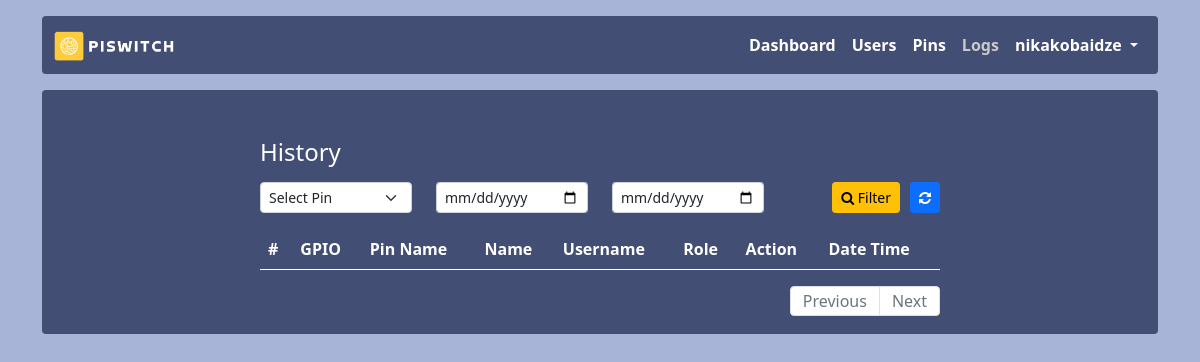
Page /logs (signed in) on the earlier database version.
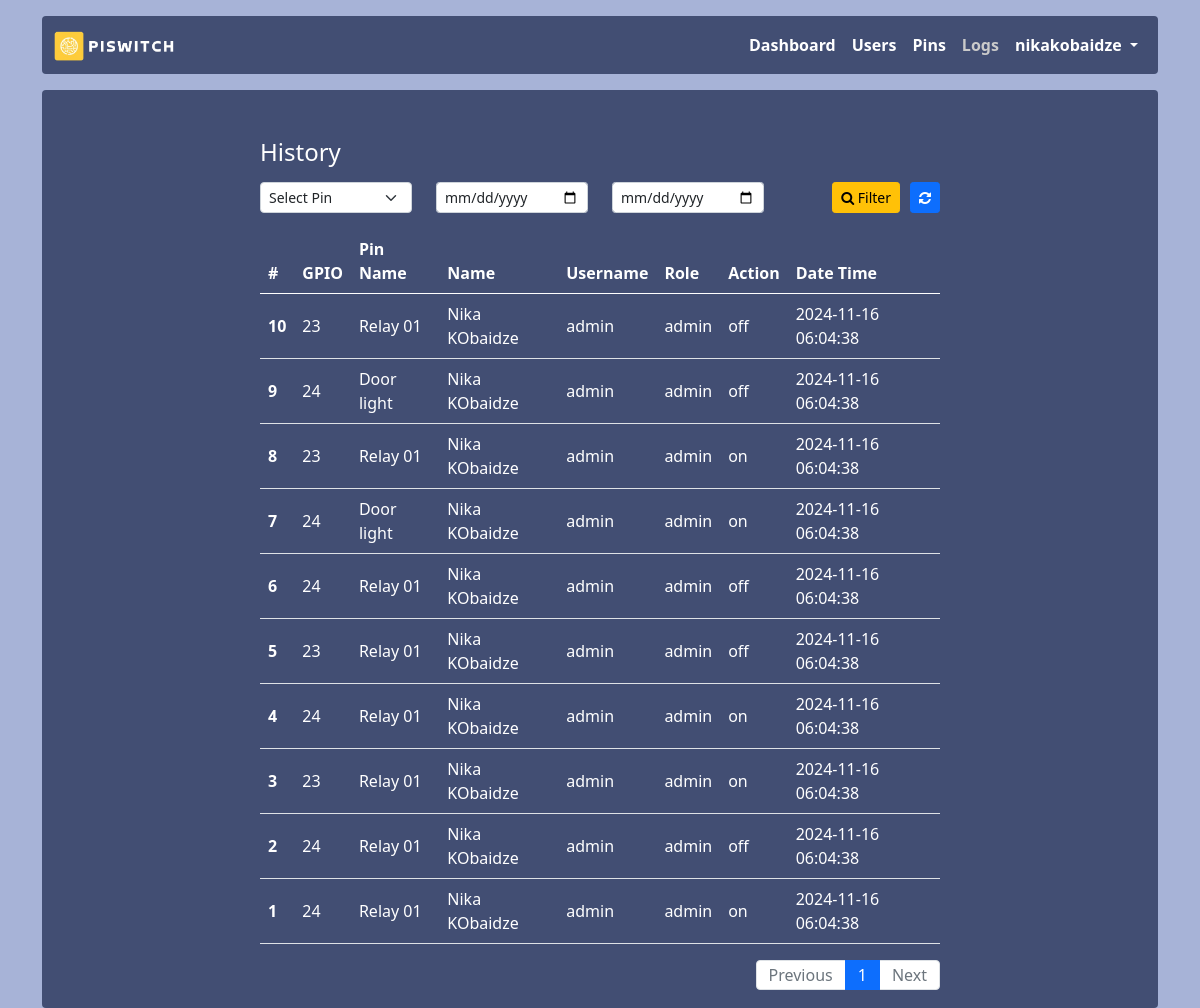
Same page on the later database version.
### app.py (models this page shows, shortened)
class Logs(db.Model):
    id = db.Column(db.Integer, primary_key = True)
    pin_number = db.Column(db.String(255))
    pin_name = db.Column(db.String(255))
    name = db.Column(db.String(255))
    username = db.Column(db.String(20))
    role = db.Column(db.String(20))
    action = db.Column(db.String(20))
    created_at = db.Column(db.DateTime, default=datetime.utcnow())

### app.py (the view)
@app.route('/logs')
@login_required
def logs():
    filter = {}
    page = request.args.get('page', 1, type=int)  # Get current page from request, default is 1
    per_page = 15  # Number of items per page
    date_from = request.args.get('date_from')
    filter['date_from'] = date_from
    date_to = request.args.get('date_to')
    filter['date_to'] = date_to
    gpio = request.args.get('gpio')
    logs = Logs.query
    if gpio:
        filter['gpio'] = int(gpio)
        logs = logs.filter_by(pin_number=gpio)
    if date_from and date_from != 'None':
        date_from = datetime.strptime(date_from, "%Y-%m-%d")
        logs = logs.filter(func.date(Logs.created_at) >= date_from)
    if date_to and date_to != 'None':
        date_to = datetime.strptime(date_to, "%Y-%m-%d")
        logs = logs.filter(func.date(Logs.created_at) <= date_to)
    logs = logs.order_by(Logs.id.desc()).paginate(page=page, per_page=per_page)
    pins = Pins.query.all()
    return render_template('logs/logs.html', logs=logs, pins=pins, filter=filter)

### app.py (called while the page is built)
def login_required(f):
    @wraps(f)
    def decorated_function(*args, **kwargs):
        if session.get("user_id") is None:
            return redirect("/login")
        return f(*args, **kwargs)
    return decorated_function

### templates/logs/logs.html (shortened to what this page needs)
{% extends 'layout.html' %}
{% block content %}
<h4 class="mb-3">History</h4>
<div class="col-md-12">
    <form action="{{url_for('logs')}}" method="get">
        <div class="row">
            <div class="col-sm-3">
                <select class="form-select form-select-sm" name="gpio" id="gpio">
                    <option value="">Select Pin</option>
                </select>
            </div>
            <div class="col-sm-3">
                <input type="date" name="date_from" class="form-control form-control-sm" id="date_from" value="{{ filter['date_from'] }}"  id="datepicker" width="276" />
            </div>
            <div class="col-sm-3">
                <input type="date" name="date_to" class="form-control form-control-sm" id="date_to" value="{{ filter['date_to'] }}" />
            </div>
            <div class="col-sm-3">
                <a href="{{ url_for('logs')}}" class="btn btn-sm btn-primary float-end ml-10"><i class="fa fa-refresh" aria-hidden="true"></i></a>
                <button type="submit" class="btn btn-sm btn-warning float-end "><i class="fa fa-search" aria-hidden="true"></i> Filter</button>
            </div>
        </div>
    </form>
</div>
<table class="table mt-3">
    <thead>
        <tr>
            <th scope="col">#</th>
            <th scope="col">GPIO</th>
            <th scope="col">Pin Name</th>
            <th scope="col">Name</th>
            <th scope="col">Username</th>
            <th scope="col">Role</th>
            <th scope="col">Action</th>
            <th scope="col">Date Time</th>
        </tr>
    </thead>
    <tbody>
        {% for log in logs%}
            <tr>
                <th scope="row">{{log.id}}</th>
                <td>{{log.pin_number}}</td>
                <td>{{log.pin_name}}</td>
                <td>{{log.name}}</td>
                <td>{{log.username}}</td>
                <td>{{log.role}}</td>
                <td>{{log.action}}</td>
                <td>{{log.created_at.strftime("%Y-%m-%d %H:%M:%S")}}</td>
            </tr>
        {% endfor %}
    </tbody>
</table>
        <nav aria-label="Page navigation example">
    <ul class="pagination float-end">
        {% if logs.has_prev %}
        <li class="page-item">
            <a class="page-link" href="?page={{ logs.prev_num }}&gpio={{filter.gpio}}&date_from={{ filter.date_from }}&date_to={{ filter.date_to }}">Previous</a>
        </li>
        {% else %}
        <li class="page-item disabled"><span class="page-link">Previous</span></li>
        {% endif %}
        {% for page_num in logs.iter_pages() %}
        {% if page_num %}
        {% if page_num != logs.page %}
        <li class="page-item"><a class="page-link" href="?page={{ page_num }}&gpio={{filter.gpio}}&date_from={{ filter.date_from }}&date_to={{ filter.date_to }}">{{ page_num }}</a></li>
        {% else %}
        <li class="page-item active" aria-current="page">
            <span class="page-link">{{ page_num }}</span>
        </li>
        {% endif %}
        {% else %}
        <li class="page-item disabled"><span class="page-link">...</span></li>
        {% endif %}
        {% endfor %}
        {% if logs.has_next %}
        <li class="page-item">
            <a class="page-link" href="?page={{ logs.next_num }}&gpio={{filter.gpio}}&date_from={{ filter.date_from }}&date_to={{ filter.date_to }}">Next</a>
        </li>
        {% else %}
        <li class="page-item disabled"><span class="page-link">Next</span></li>
        {% endif %}
    </ul>
</nav>
{% endblock %}

### templates/layout.html (shortened to what this page needs)
<!DOCTYPE html>
<html lang="en">
    <head>
        <link href="{{ url_for('static', filename='assets/dist/css/bootstrap.min.css') }}" rel="stylesheet" />
        <link href="{{ url_for('static', filename='css/style.css') }}" rel="stylesheet" />
        <link rel="stylesheet" href="{{ url_for('static', filename='css/font-awesome.css') }}">
    </head>
    <body>
        <main>
            <div class="container">
                <nav class="navbar navbar-expand-lg navbar-light bg-light rounded mt-3 color" aria-label="Eleventh navbar example">
                    <div class="container-fluid">
                        <a class="navbar-brand" href="{{ url_for('index') }}">
                            <img src="{{ url_for('static', filename='img/logo.png') }}" alt="PiSwitch" height="30px" />
                        </a>
                        <div class="collapse navbar-collapse" id="navbarsExample09">
                            <ul class="navbar-nav ms-auto mb-2 mb-lg-0">
                                <li class="nav-item">
                                    <a class="nav-link {% if request.path == url_for('index') %}active{% endif %}" aria-current="page" href="{{ url_for('index') }}">Dashboard</a>
                                </li>
                                {% if session['role'] == 'admin'%}
                                    <li class="nav-item">
                                        <a class="nav-link {% if request.path == url_for('users') %}active{% endif %}"  href="{{ url_for('users') }}">Users</a>
                                    </li>
                                    <li class="nav-item">
                                        <a class="nav-link {% if request.path == url_for('pins') %}active{% endif %}" href="{{ url_for('pins') }}">Pins</a>
                                    </li>
                                {%endif%}
                                <li class="nav-item">
                                    <a class="nav-link {% if request.path == url_for('logs') %}active{% endif %}" href="{{ url_for('logs') }}">Logs</a>
                                </li>
                                <li class="nav-item dropdown">
                                    <a class="nav-link dropdown-toggle" href="#" id="dropdown09" data-bs-toggle="dropdown" aria-expanded="false">
                                        {{ session.name }}
                                    </a>
                                </li>
                            </ul>
                        </div>
                    </div>
                </nav>
                <div class="mt-3">
                    <div class="bg-light p-5 rounded color">
                        <div class="col-sm-8 mx-auto">{% block content %}{% endblock %}</div>
                    </div>
                </div>
            </div>
        </main>
    </body>
</html>

### static/css/style.css (style rules this page uses)
body { background-color: #a7b3d7; color: #fff !important; }
.color { background-color: #424e73 !important; color: #fff !important; }
.table { color: #fff !important; }
.navbar-light .navbar-nav .nav-link { color: #fff; font-weight: 600; }
.navbar-light .navbar-nav .nav-link.active, .navbar-light .navbar-nav .show>.nav-link { color: #fff; }
.navbar-light .navbar-nav .nav-link.active, .navbar-light .navbar-nav .show>.nav-link { color: #cacaca }
.table>tbody>tr>th, .table>tbody>tr>td { vertical-align: middle; }
.ml-10 { margin-left: 10px; }
.page-item { line-height: 1; }

Differences in the rows shown:
added Logs: id "10", pin_number "23", pin_name "Relay 01", name "Nika KObaidze", username "admin", role "admin", action "off", created_at "2024-11-16 06:04:38"
added Logs: id "9", pin_number "24", pin_name "Door light", name "Nika KObaidze", username "admin", role "admin", action "off", created_at "2024-11-16 06:04:38"
added Logs: id "8", pin_number "23", pin_name "Relay 01", name "Nika KObaidze", username "admin", role "admin", action "on", created_at "2024-11-16 06:04:38"
added Logs: id "7", pin_number "24", pin_name "Door light", name "Nika KObaidze", username "admin", role "admin", action "on", created_at "2024-11-16 06:04:38"
added Logs: id "6", pin_number "24", pin_name "Relay 01", name "Nika KObaidze", username "admin", role "admin", action "off", created_at "2024-11-16 06:04:38"
added Logs: id "5", pin_number "23", pin_name "Relay 01", name "Nika KObaidze", username "admin", role "admin", action "off", created_at "2024-11-16 06:04:38"
added Logs: id "4", pin_number "24", pin_name "Relay 01", name "Nika KObaidze", username "admin", role "admin", action "on", created_at "2024-11-16 06:04:38"
added Logs: id "3", pin_number "23", pin_name "Relay 01", name "Nika KObaidze", username "admin", role "admin", action "on", created_at "2024-11-16 06:04:38"
added Logs: id "2", pin_number "24", pin_name "Relay 01", name "Nika KObaidze", username "admin", role "admin", action "off", created_at "2024-11-16 06:04:38"
added Logs: id "1", pin_number "24", pin_name "Relay 01", name "Nika KObaidze", username "admin", role "admin", action "on", created_at "2024-11-16 06:04:38"
Other differences:
new list line: "1"
